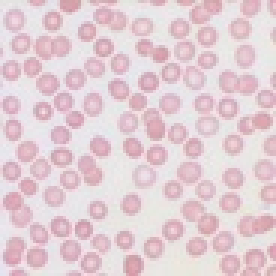
%> input picture Input/blood cells.jpg, 92 x 92 px, shrunk from 352 x 352 before the run (shown 3 times larger)
$ octave demo.m   (GNU Octave 9; MATLAB toolbox functions it lacks are replaced by stand-ins)
%> lines starting %> are read from the running program, lines starting %| are printed output that depends on the picture
%> further down, image is the input picture: size 92x92x3 uint8; mean R, G, B 227.1, 206.5, 212.8
### SDREL_segment.m
%%   Saliency Driven Region-Edge-based Top Down Level Set Evolution Function
%   _______________________________________________________________________
%   Le Duc Khai
%   Bachelor in Biomedical Engineering
%   FH Aachen - University of Applied Sciences, Germany.
%
%   Released on 08.03.2019.
%
%   The proposed algorithm creates active contour based on Level Set Evolution and
%   saliency principles without generating detectors. It works well with multi-color
%   images as long as objects detected possess same colors and background is homogeneous.
%
%   Implementation is based on this scientific paper:
%       Xu-Hao Zhi, Hong-Bin Shen
%       "Saliency driven region-edge-based top down level set evolution reveals the asynchronous focus in image segmentation"
%       Pattern Recognition, Volume 80, August 2018, Elsevier
%       DOI: 10.1016/j.patcog.2018.03.010
%
%   The following codes are implemented only for PERSONAL USE, e.g improving
%   programming skills in the domain of Image Processing and Computer Vision.
%   If you use this algorithm, please cite the paper mentioned above to support
%   the authors.
%
%   Parameters:
%       image: the input image
%       timestep: the time step
%       mu: coefficient of the distance regularization term R(phi)
%       max_iter: number of maximum iterations
%       lambda: coefficient of the weighted length term L(phi)
%       alpha: coefficient of the weighted area term A(phi)
%       beta: coefficient of penalization of the length of contour L(phi)
%       epsilon: width of Dirac Delta function
%       sigma: standard deviation of Gaussian distribution
%
%   Examples:
%       image = imread('Input/blood cells.jpg');
%       timestep = 1;  % time step
%       mu = 0.2;
%       max_iter = 30;
%       lambda = 0.01;
%       alpha = 0.06;
%       beta = 5;
%       epsilon = 1.5;
%       sigma = 0.8;
%-------------------------------------------------------------------------%
%-------------------------------------------------------------------------%
%-------------------------------------------------------------------------%
function SDREL_segment(image, timestep, mu, lambda, alpha, beta, epsilon, max_iter, sigma)
%> called with timestep = 1, mu = 0.2, lambda = 0.01, alpha = 0.06, beta = 5, epsilon = 1.5, max_iter = 30, sigma = 0.8
%% Read the input image
% If color space is hsv, remember to convert the image into rgb
if ischar(image) == 1
    image = imread(image);
    original_image = image;
else
    original_image = image;
end
if ndims(image) == 3
    image = rgb2gray(original_image);
%> image: size 92x92 uint8
else
    warning('Only RGB-image is accepted');
end
img = double(original_image); % "image" is for gray-scale, "img" is for rgb
[rows cols] = size(image);
%> rows = 92; cols = 92
figure(1);
subplot(3,2,1); imshow(original_image); title('Original image');
subplot(3,2,2); imshow(image); title('Grayscale image');

%% Set input parameters
lambda1 = lambda;
lambda2 = lambda; % lambda2 can be varied
alpha1 = alpha;
alpha2 = alpha; % alpha2 can be varied
T1 = rows*cols*0.005; % Threshold is given by authors based on experiments
%> T1 = 42.32
T2 = rows*cols*0.001; % Threshold is given by authors based on experiments
%> T2 = 8.46

%% Edge indicator with Gaussian filter (Equation 9)
image_smooth = double(imgaussfilt(double(image), sigma, 'FilterSize', 3));
subplot(3,2,3); imshow(image_smooth, []); title('Gaussian-smoothed image');
[dx dy] = gradient(image_smooth);
g = 1./(1 + (dx.^2 + dy.^2));
subplot(3,2,4); imshow(g); title('Edge indicator g');

%% Initialize Level Set Function (Equation 30)
c0=1;
phi_0 = c0*ones(rows, cols);
for i=1:rows
    for j=1:cols
        phi_0(i,j) = c0*sin(pi*rows*(i-1)/1500)*sin(pi*cols*(j-1)/1500);
    end
end
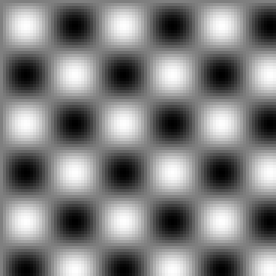
%> phi_0: size 92x92 double (shown 3 times larger); min -0.999, max 1, mean 0.00135; drawn with min black and max white
subplot(3,2,5); imshow(phi_0); title('Initial phi matrix');
phi = phi_0*-1;
n = 0;
figure(2);
subplot(1,2,1);
imagesc(original_image,[0, 255]); axis off; axis equal; colormap(gray); hold on;  contour(phi, [0,0], 'r','LineWidth',2);
title(['Zero level contour at frame: ' num2str(n)]);
subplot(1,2,2);
mesh(phi);
view([-55+180 55]); colormap(winter); hold on; contour(phi, [0,0], 'r','LineWidth',2);
title(['Phi result at frame: ' num2str(n)]);

%% Saliency map (Equation 15)
saliency = Saliency(img); % Equation 15, 16
saliency = saliency*255;
figure(1);
subplot(3,2,6); imshow(saliency); title('Saliency map');

%% Main loop
flag = 0; % If flag = 1, color difference will be 0 and jump to stage-two level set evolution
for n = 1:max_iter
    %% Calculate mean values of saliency (Equation 17, 18)
    s1 = 0;
    s2 = 0;
    count_in = 0;
    count_out = 0;
    for i = 1:rows
        for j = 1:cols
            if phi(i,j) >= 0
                count_in = count_in + 1;
                s1 = s1 + double(saliency(i,j));
            else
                count_out = count_out + 1;
                s2 = s2 + double(saliency(i,j));
            end
        end
    end
    s1 = s1/count_in;
    s2 = s2/count_out;

    %% Calculate mean values of image intensity (Equation 12, 13)
    m1 = [0 0 0];
    m2 = [0 0 0];
    count_in = 0;
    count_out = 0;
    for i = 1:rows
        for j = 1:cols
            if phi(i,j) >= 0
                count_in = count_in + 1;
                m1(1) = m1(1) + img(i,j,1);
                m1(2) = m1(2) + img(i,j,2);
                m1(3) = m1(3) + img(i,j,3);
            else
                count_out = count_out + 1;
                m2(1) = m2(1) + img(i,j,1);
                m2(2) = m2(2) + img(i,j,2);
                m2(3) = m2(3) + img(i,j,3);
            end
        end
    end
    m1 = m1/count_in;
    m2 = m2/count_out;

    %% Stage-one level set evolution (the first 4 terms of equation 25)
    alpha1 = alpha1*0.1; % Change parameters a little bit according to paper experiments
    alpha2 = alpha2*0.1;
    I_m1_sqdif = zeros(rows, cols);
    I_m2_sqdif = zeros(rows, cols);
    color_dif = ones(rows, cols);
    for i = 1:rows
        for j = 1:cols
            for k = 1:3
                I_m1_sqdif(i,j) = I_m1_sqdif(i,j) + (img(i,j,k) - m1(k)).^2;
                I_m2_sqdif(i,j) = I_m2_sqdif(i,j) + (img(i,j,k) - m2(k)).^2;
            end
            color_dif(i,j) = -lambda1*I_m1_sqdif(i,j) + lambda2*I_m2_sqdif(i,j) - alpha1*(saliency(i,j)-s1).^2 + alpha2*(saliency(i,j)-s2).^2;
        end
    end
    if flag == 1 || n>10
        color_dif = 0;
    end

    %% Stage-two level set evolution (the last 2 terms of equation 25)
    [vx vy] = gradient(g);
    diracPhi = Dirac(phi,epsilon); % Equation 29
    phi_prev = im2bw(phi,0);
    % Check boundary conditions
    phi = NeumannBoundCond(phi);
    % Calculate differential of length term
    [phi_x phi_y] = gradient(phi);
    s = sqrt(phi_x.^2 + phi_y.^2);
    Nx = phi_x./(s + 1e-10); % add a small positive number to avoid division by zero
    Ny = phi_y./(s + 1e-10);
    edgeTerm = diracPhi.*(vx.*Nx + vy.*Ny) + diracPhi.*g.*div(Nx,Ny); % Product rule of divergence operator
    % Calculate differential of area term
    areaTerm = diracPhi.*g;
    % Calculate differential of regularized term
    distRegTerm = 4*del2(phi);
    % Calculate evolution equation
    phi = phi + timestep*(mu*distRegTerm + beta*edgeTerm + areaTerm.*color_dif);

    %% Thresholds for evolution
    phi_after = im2bw(phi,0);
    value_dif = sum(abs(phi_prev - phi_after), 'all');
    % Threshold T1
    if value_dif < T1
        flag = 1;
    end
    % Continue drawing contour
    pause(0.1)
    figure(2);
    subplot(1,2,1);
    imagesc(original_image,[0, 255]); axis off; axis equal; colormap(gray); hold on;  contour(phi, [0,0], 'r','LineWidth',2);
    title(['Zero level contour at frame: ' num2str(n)]);
    subplot(1,2,2);
    mesh(phi);
    view([-55+180 55]); colormap(winter); hold on; contour(phi, [0,0], 'r','LineWidth',2);
    title(['Phi result at frame: ' num2str(n)]);
    % Threshold T2
    if value_dif < T2 && flag == 1
        break;
    end

end

%% Show segmented image result
figure(3);
imshow(im2bw(phi,0));
title('Segmented image result');

%% Level set evolution component functions
function g = NeumannBoundCond(f)
% Make a function satisfy Neumann boundary condition
[nrow,ncol] = size(f);
g = f;
g([1 nrow],[1 ncol]) = g([3 nrow-2],[3 ncol-2]);
g([1 nrow],2:end-1) = g([3 nrow-2],2:end-1);
g(2:end-1,[1 ncol]) = g(2:end-1,[3 ncol-2]);
end

function f = Dirac(x, sigma)
% Generate Dirac function
f = (1/2/sigma)*(1+cos(pi*x/sigma));
b = (x<=sigma) & (x>=-sigma);
f = f.*b;
end

function f = div(nx,ny)
[nxx,junk]=gradient(nx);
[junk,nyy]=gradient(ny);
f=nxx+nyy;
end

end

### Saliency.m
function saliency = Saliency(img)
s = size(img);
%> s = [92 92 3]
s = s(1:2);
%> s = [92 92]
l = ones(s);
a = ones(s);
b = ones(s);
[l,a,b] = rgb2lab(img);
avgl = mean2(l);
avga = mean2(a);
avgb = mean2(b);
salmap = ones(s);
for i = 1:s(1)
    for j = 1:s(2)
        salmap(i,j) = (l(i,j)-avgl)*(l(i,j)-avgl) +(a(i,j)-avga)*(a(i,j)-avga) +(b(i,j)-avgb)*(b(i,j)-avgb);
    end
end
MAX = max(max(salmap));
MIN = min(min(salmap));
range = MAX - MIN;
salmap = salmap - MIN;
salmap = salmap./range;
saliency = salmap;
end

### rgb2lab.m
function [lvec,avec,bvec] = rgb2lab(img)
img = double(img);
img = img./255.0;
R = img(:,:,1);
G = img(:,:,2);
B = img(:,:,3);
[height,width] = size(R);
%> height = 92; width = 92
for i=1:height
    for j=1:width
        if(R(i,j) <= 0.04045)
            r = R(i,j)/12.92;
        else
            r = power((R(i,j)+0.055)/1.055,2.4);
        end
        if(G(i,j) <= 0.04045)
            g = G(i,j)/12.92;
        else
            g = power((G(i,j)+0.055)/1.055,2.4);
        end
        if(B(i,j) <= 0.04045)
            b = B(i,j)/12.92;
        else
            b = power((B(i,j)+0.055)/1.055,2.4);
        end
        X = r*0.4124564 + g*0.3575761 + b*0.1804375;
		Y = r*0.2126729 + g*0.7151522 + b*0.0721750;
		Z = r*0.0193339 + g*0.1191920 + b*0.9503041;
        epsilon = 0.008856;
		kappa   = 903.3;

		Xr = 0.950456;
		Yr = 1.0;
		Zr = 1.088754;

		xr = X/Xr;
		yr = Y/Yr;
		zr = Z/Zr;
		if(xr > epsilon)
            fx = power(xr, 1.0/3.0);
        else
            fx = (kappa*xr + 16.0)/116.0;
        end
		if(yr > epsilon)
            fy = power(yr, 1.0/3.0);
        else
            fy = (kappa*yr + 16.0)/116.0;
        end
		if(zr > epsilon)
            fz = power(zr, 1.0/3.0);
        else
            fz = (kappa*zr + 16.0)/116.0;
        end
        lvec(i,j) = 116.0*fy-16.0;
		avec(i,j) = 500.0*(fx-fy);
		bvec(i,j) = 200.0*(fy-fz);
    end
end
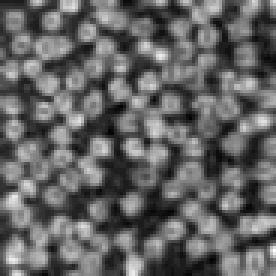
%> avec: size 92x92 double (shown 3 times larger); min -3.78, max 27.22, mean 8.3; drawn with min black and max white
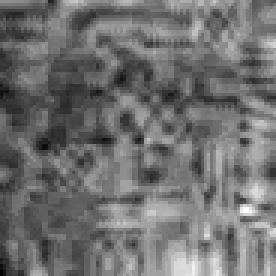
%> bvec: size 92x92 double (shown 3 times larger); min -6.07, max 6.69, mean -0.439; drawn with min black and max white
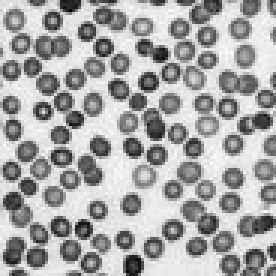
%> lvec: size 92x92 double (shown 3 times larger); min 67.36, max 93.72, mean 84.8; drawn with min black and max white
%> after the loop, b = 0.61; fx = 0.887; fy = 0.855; fz = 0.848; g = 0.558; r = 0.855
end

### demo.m
%% Demo 1: Blood Cells
image = imread('Input/blood cells.jpg');
timestep = 1;  % time step
mu = 0.2;  % coefficient of the distance regularization term P(phi)
max_iter = 30;% the maximum iteration time
lambda = 0.01; % weight of color intensity energy inside zero level set
alpha = 0.06;  % weight of saliency energy inside zero level set
beta = 5;% coefficient of penalization of the length of contour L(phi)
epsilon = 1.5; % parameter that specifies the width of the DiracDelta function
sigma = 0.8;
SDREL_segment(image, timestep, mu, lambda, alpha, beta, epsilon, max_iter, sigma);
%> in Saliency, `avgl = mean2(l);`: avgl = 84.75
%> in Saliency, `avga = mean2(a);`: avga = 8.34
%> in Saliency, `avgb = mean2(b);`: avgb = -0.439
%> after the loop in Saliency, `for i = 1:s(1)`:
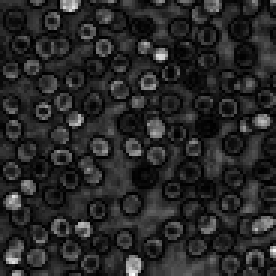
%> salmap: size 92x92 double (shown 3 times larger); min 0.176, max 503.7, mean 79.9; drawn with min black and max white
%> in Saliency, `MAX = max(max(salmap));`: MAX = 503.7
%> in Saliency, `MIN = min(min(salmap));`: MIN = 0.176
%> in Saliency, `range = MAX - MIN;`: range = 503.5
%> in SDREL_segment, `imshow(saliency)`:
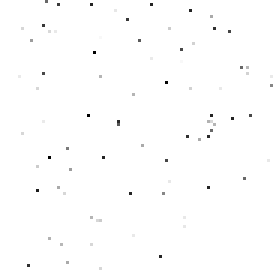
%> displayed picture: size 92x92, on the screen's scale of 0 to 255 (shown 3 times larger); min 0, max 255, mean 253.9
%> (the run ends here)
